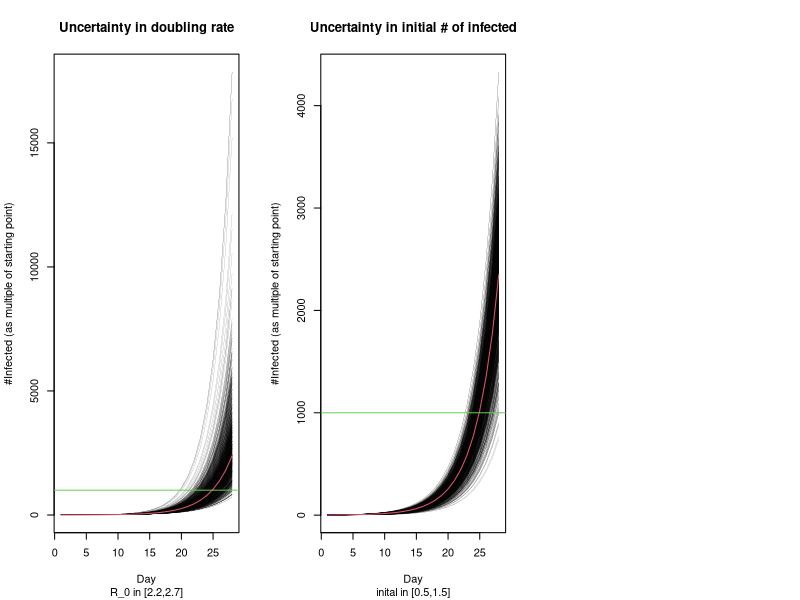

Here is the R script that generated this plot: (Note: this script raises an error after producing the figure.)
nTime <- 28
nEns <- 10^3

traj <- matrix(NA,nTime,nEns)
traj[1,] <- rep(1,nEns)

dub <- rnorm(nEns,2.5,0.15)

for(j in 1:nEns){
  for(i in 2:nTime){
    traj[i,j] <- traj[1,j]*(2^(i/dub[j]))
  }
}

#hist(traj[nTime,])

# Finding which trajectory has maximum growth rate 
# which(dub==min(dub)) maximum value 

# Finding trajectories near the mean 
# which(abs(dub - mean(dub)) < 0.001)
typical <- sample(which(abs(dub - mean(dub)) < 0.001),1)

par(mfcol=c(1,3))


# non-log scale
plot(seq(1,nTime,1),traj[,which(dub==min(dub))],type = 'l',lwd=0.1,
     ylab = "#Infected (as multiple of starting point)",xlab = "Day",
     main = "Uncertainty in doubling rate", 
     sub = "R_0 in [2.2,2.7]")

#lines(seq(1,nTime,1),traj[,which(dub==min(dub))])
for(i in 2:nEns){
  lines(seq(1,nTime,1),traj[,i],lwd=0.1)
}

lines(seq(1,nTime,1),traj[,typical],col=2)
abline(1000,0,col=3)




## Uncertainty in starting point 

nTime <- 28
nEns <- 10^3

traj <- matrix(NA,nTime,nEns)
traj[1,] <- rnorm(nEns,1,0.25)

dub <- 2.5

typical <- sample(which(abs(traj[1,] - mean(traj[1,])) < 0.005),1)


for(j in 1:nEns){
  for(i in 2:nTime){
    traj[i,j] <- traj[1,j]*(2^(i/dub))
  }
}

#hist(traj[nTime,])


# non-log scale

plot(seq(1,nTime,1),traj[,which(traj[1,]==max(traj[1,]))],type = 'l',lwd=0.1,
     ylab = "#Infected (as multiple of starting point)",xlab = "Day", main = 
       "Uncertainty in initial # of infected", 
     sub = "inital in [0.5,1.5]")

#lines(seq(1,nTime,1),traj[,which(dub==min(dub))])
for(i in 2:nEns){
  lines(seq(1,nTime,1),traj[,i],lwd=0.1)
}

lines(seq(1,nTime,1),traj[,typical],col=2)
abline(1000,0,col=3)


## Uncertainty in BOTH 

nTime <- 21
nEns <- 10^3

traj <- matrix(NA,nTime,nEns)
traj[1,] <- rnorm(nEns,750,125)

dub <- rnorm(nEns,2.5,0.15)


for(j in 1:nEns){
  for(i in 2:nTime){
    traj[i,j] <- traj[1,j]*(2^(i/dub[j]))
  }
}
typical <- sample(which(abs(traj[nTime,] - mean(traj[nTime,])) < 20),1)
max <- which(traj[nTime,]==max(traj[nTime,]))

plot(seq(1,nTime,1),traj[,max],type = 'l',lwd=0.1,
     ylab = "#Infected (as multiple of starting point)",xlab = "Day", main = 
       "Uncertainty in both # initial infections and rate of doubling", 
     sub = "R_0 in [2.2,2.7], initial in [0.5,1.5]")

#lines(seq(1,nTime,1),traj[,which(dub==min(dub))])
for(i in 2:nEns){
  lines(seq(1,nTime,1),traj[,i],lwd=0.1)
}

lines(seq(1,nTime,1),traj[,typical],col=2)
abline(100,0,col=3)

# FL statewide 

### Zooming in 
# non-log scale
plot(seq(30,nTime,1),traj[30:nTime,which(dub==min(dub))],type = 'l')

#lines(seq(1,nTime,1),traj[,which(dub==min(dub))])
for(i in 2:nEns){
  lines(seq(30,nTime,1),traj[30:nTime,i])
}

lines(seq(1,nTime,1),traj[,typical],col=2)
abline(10000,0,col=3)



# log-scale
plot(seq(1,nTime,1),log(traj[,which(dub==min(dub))]))
lines(seq(1,nTime,1),log(traj[,which(dub==min(dub))]))
for(i in 2:nEns){
  lines(seq(1,nTime,1),log(traj[,i]))
}


# Plot the discrepancy between the ensemble mean at each point in time and 
# the value of the "typical trajectory"

jensens <- rep(0,nTime)
sfree_jensens <- rep(0,nTime)
for(i in 1:nTime){
  jensens[i] = -(traj[i,typical] - mean(traj[i,]))
  sfree_jensens[i] <- jensens[i]/traj[i,typical]
}

plot(seq(1,nTime,1),sfree_jensens,type = 'l')

# Consider harm - below a certain threshold, harm from each case is linear, but above the 
# threshold, harm accelerates as it represents breakdown of health-care system, economy, etc. 

1*(2^(5/2.5))



